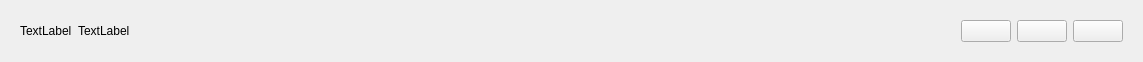
<?xml version="1.0" encoding="UTF-8"?>
<ui version="4.0">
 <class>toolbarTmp</class>
 <widget class="QWidget" name="toolbarTmp">
  <property name="geometry">
   <rect>
    <x>0</x>
    <y>0</y>
    <width>1143</width>
    <height>52</height>
   </rect>
  </property>
  <property name="windowTitle">
   <string>Form</string>
  </property>
  <layout class="QGridLayout" name="gridLayout_2">
   <item row="0" column="0">
    <widget class="QWidget" name="background" native="true">
     <layout class="QGridLayout" name="gridLayout">
      <item row="0" column="0">
       <layout class="QHBoxLayout" name="horizontalLayout_2">
        <item>
         <widget class="QLabel" name="label_icon">
          <property name="text">
           <string>TextLabel</string>
          </property>
         </widget>
        </item>
        <item>
         <widget class="QLabel" name="label_title">
          <property name="text">
           <string>TextLabel</string>
          </property>
         </widget>
        </item>
       </layout>
      </item>
      <item row="0" column="1">
       <spacer name="horizontalSpacer">
        <property name="orientation">
         <enum>Qt::Horizontal</enum>
        </property>
        <property name="sizeHint" stdset="0">
         <size>
          <width>812</width>
          <height>13</height>
         </size>
        </property>
       </spacer>
      </item>
      <item row="0" column="2">
       <layout class="QHBoxLayout" name="horizontalLayout">
        <item>
         <widget class="QPushButton" name="btn_min">
          <property name="minimumSize">
           <size>
            <width>50</width>
            <height>0</height>
           </size>
          </property>
          <property name="text">
           <string/>
          </property>
         </widget>
        </item>
        <item>
         <widget class="QPushButton" name="btn_max">
          <property name="minimumSize">
           <size>
            <width>50</width>
            <height>0</height>
           </size>
          </property>
          <property name="text">
           <string/>
          </property>
         </widget>
        </item>
        <item>
         <widget class="QPushButton" name="btn_close">
          <property name="minimumSize">
           <size>
            <width>50</width>
            <height>0</height>
           </size>
          </property>
          <property name="text">
           <string/>
          </property>
         </widget>
        </item>
       </layout>
      </item>
     </layout>
    </widget>
   </item>
  </layout>
 </widget>
 <resources/>
 <connections/>
</ui>
